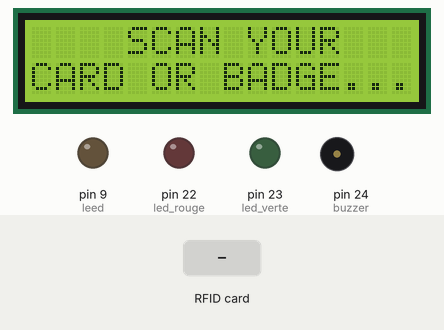
This sketch was run on a simulated Arduino Mega 2560, built with avr-gcc and run on an emulated ATmega2560. Parts: 16×2 character LCD, output pins drawn as LEDs (lit = HIGH), buzzer (waves = sounding). The test bench sets the inputs (shaded band). Pins used as bus, display or sensor lines are not drawn.

Above: at 4.3 s.
4.4 s: RFID card 25 45 EE 7A held to the reader
At 5.3 s:
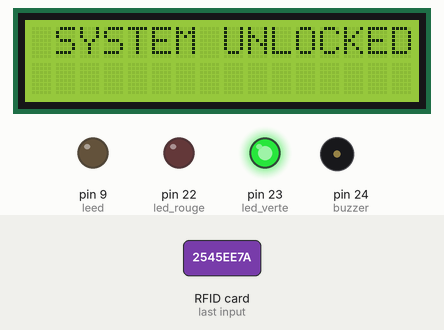
7.4 s: RFID card 5E 7A 19 C4 held to the reader
At 9.1 s:
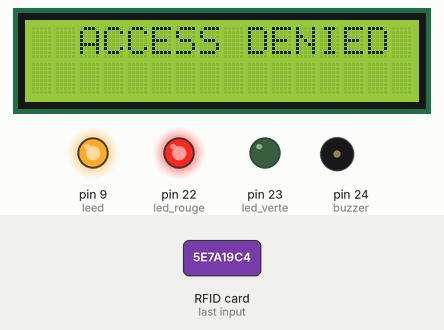
10.4 s: RFID card 25 45 EE 7A held to the reader
At 11.8 s:
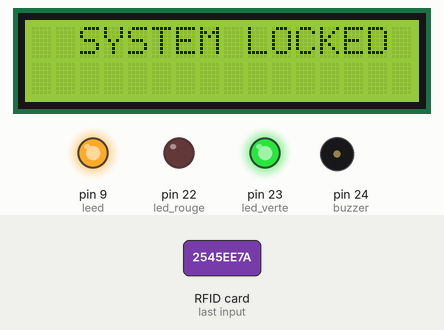
13.4 s: RFID card 5E 7A 19 C4 held to the reader
At 14.9 s:
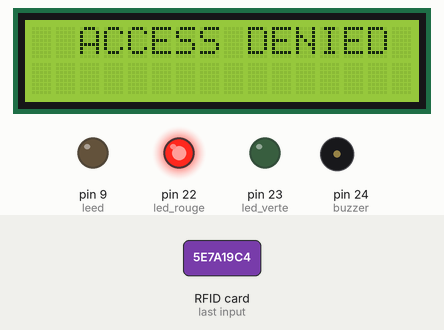
Timing chart, 0 to 16.9 s (numbered marks = the images above; inputs shaded):
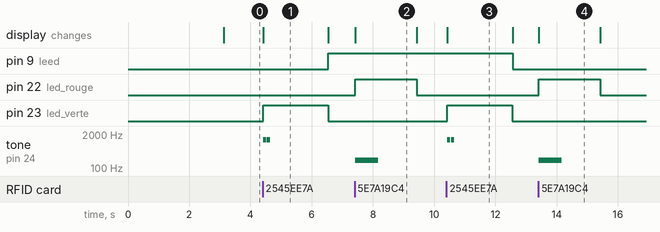

The sketch:

AAAAAAAAAAAAAAAAAAAAAAAAAAAAAAAAA.ino
```cpp
#include <SPI.h>
#include <MFRC522.h>
#include <LiquidCrystal.h>
LiquidCrystal lcd(12,11,6,4,3,2);
#define RST_PIN 5
#define SS_PIN 53
MFRC522 module_rfid(SS_PIN, RST_PIN);

int buzzer = 24;
int led_rouge = 22;
int led_verte = 23;
int leed = 9;

int togglestate = 0;
void setup() {

  // put your setup code here, to run once:
  pinMode(led_rouge,OUTPUT);
  pinMode(led_verte,OUTPUT);
  pinMode(buzzer,OUTPUT);
  pinMode(leed,OUTPUT);
  lcd.begin(16, 2);
  SPI.begin();
  module_rfid.PCD_Init();
  lcd.setCursor(0, 0);
  lcd.print("SYSTEM LOCKED ");
  lcd.setCursor(0, 1);
  lcd.print(" INDENTIFICATION");
  delay(3000);
  lcd.clear();
}

void loop() {
  // put your main code here, to run repeatedly:
  lcd.setCursor(0, 0);
  lcd.print("    SCAN YOUR");
  lcd.setCursor(0, 1);
  lcd.print("CARD OR BADGE...");

  if ( ! module_rfid.PICC_IsNewCardPresent()){
    return;
    }
  if ( ! module_rfid.PICC_ReadCardSerial()){
    return;
    }


   String UID = "";

  for (byte i= 0; i < module_rfid.uid.size; i++){
     UID.concat(String(module_rfid.uid.uidByte[i] < 0*10 ? " 0" : " "));
     UID.concat(String(module_rfid.uid.uidByte[i], HEX));
    }
     UID.toUpperCase();

   if (UID.substring(1) == "25 45 EE 7A" ){
     if (togglestate==0) {

     lcd.clear();
     lcd.setCursor(0, 0);


     lcd.print(" SYSTEM UNLOCKED   ");
     digitalWrite(led_verte, HIGH);

     tone(buzzer, 1200, 100);
     delay(125);
     tone(buzzer, 1200, 100);
     delay(2000);
     digitalWrite(led_verte, LOW);
     lcd.clear();
     //lcd.print("  PROSSESSING...   ");
     //delay(1000);
      digitalWrite(leed, HIGH);
      togglestate=1;
     lcd.clear();

     }
    else
   {
     lcd.clear();
     lcd.setCursor(0, 0);
     lcd.print("  SYSTEM LOCKED  ");
     digitalWrite(led_verte, HIGH);
     tone(buzzer, 1200, 100);
     delay(125);
     tone(buzzer, 1200, 100);
     delay(2000);
     digitalWrite(led_verte, LOW);
     lcd.clear();
     //lcd.print("  PROSSESSING...   ");
     //delay(1000);
      digitalWrite(leed, LOW);
     togglestate=0;
     lcd.clear();
    }

   }
    else{
     lcd.clear();
     lcd.setCursor(0, 0);
     lcd.print("  ACCESS DENIED    ");
     digitalWrite(led_rouge, HIGH);
     tone(buzzer, 200, 750);
     delay(2000);

     digitalWrite(led_rouge, LOW);


     lcd.clear();

    }
}
```

Measured:
- after the input at 4.4 s, pin 9 (leed): LOW → HIGH after 2.1 s; pin 23 (led_verte): LOW → HIGH at once, → LOW 2.1 s later; tone on pin 24 (buzzer): alternates 1200 Hz for 0.10 s and silent for 0.03 s, 4 changes in all, then stays silent, starting at once; the display: changes at once (image 1)
- after the input at 7.4 s, pin 22 (led_rouge): LOW → HIGH at once, → LOW 2.0 s later; tone on pin 24 (buzzer): silent → 200 Hz at once, → silent 0.75 s later; the display: changes at once (image 2)
- after the input at 10.4 s, pin 9 (leed): HIGH → LOW after 2.2 s; pin 23 (led_verte): LOW → HIGH at once, → LOW 2.1 s later; tone on pin 24 (buzzer): alternates 1200 Hz for 0.10 s and silent for 0.03 s, 4 changes in all, then stays silent, starting at once; the display: changes at once (image 3)
- after the input at 13.4 s, pin 22 (led_rouge): LOW → HIGH at once, → LOW 2.0 s later; tone on pin 24 (buzzer): silent → 200 Hz at once, → silent 0.75 s later; the display: changes at once (image 4)
- what the display in image 1 shows lasts 2.1 s, from 4.4 s to 6.5 s
- what the display in image 2 shows lasts 2.0 s, from 7.4 s to 9.4 s
